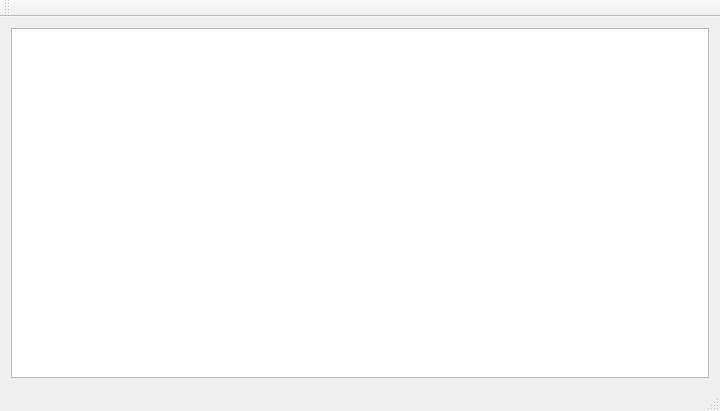
<?xml version="1.0" encoding="UTF-8"?>
<ui version="4.0">
 <class>MainWindow</class>
 <widget class="QMainWindow" name="MainWindow">
  <property name="geometry">
   <rect>
    <x>0</x>
    <y>0</y>
    <width>720</width>
    <height>411</height>
   </rect>
  </property>
  <property name="windowTitle">
   <string>MainWindow</string>
  </property>
  <widget class="QWidget" name="centralWidget">
   <layout class="QVBoxLayout" name="verticalLayout">
    <item>
     <widget class="QTextBrowser" name="textBrowser"/>
    </item>
   </layout>
  </widget>
  <widget class="QMenuBar" name="menuBar">
   <property name="geometry">
    <rect>
     <x>0</x>
     <y>0</y>
     <width>720</width>
     <height>21</height>
    </rect>
   </property>
  </widget>
  <widget class="QToolBar" name="mainToolBar">
   <attribute name="toolBarArea">
    <enum>TopToolBarArea</enum>
   </attribute>
   <attribute name="toolBarBreak">
    <bool>false</bool>
   </attribute>
  </widget>
  <widget class="QStatusBar" name="statusBar"/>
 </widget>
 <layoutdefault spacing="6" margin="11"/>
 <resources/>
 <connections/>
</ui>
